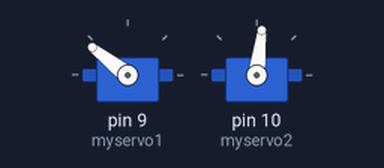
A sketch run on a simulated Arduino Uno, built with avr-gcc and run on an emulated ATmega328P. Parts: 2 × servo.

Above: at 1.05 s.
At 1.85 s:
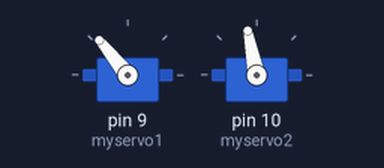
At 2.7 s:
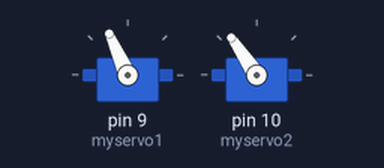
At 4.4 s:
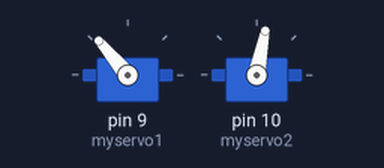
Timing chart, 0 to 9.5 s (numbered marks = the images above):
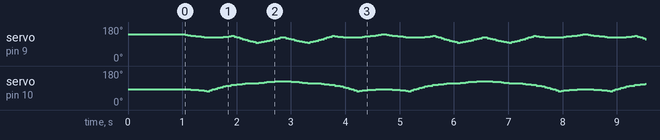

The sketch:

Arm_M.ino
```cpp
#include <Servo.h>

Servo myservo1;
Servo myservo2;

//actual vals of theta1 and theta2 generated from python code sent earlier
//float theta1[] = {142.1334866855322, 139.73669409977163, 137.45740523729745, 135.29662477627494, 133.27132554277912, 131.38333618307448, 129.64841793714547, 128.0692066200934, 126.66026447954954, 125.42565816394077, 125.03059198753455, 124.94359461643165, 125.16265635416008, 125.66447931739472, 126.4590517197303, 127.53849779534114, 128.9160654477667, 130.574492984206, 132.52703473598436, 128.5385421916289, 124.5262598664413, 120.4941819395668, 116.46071680475302, 112.4402698194902, 108.4682649541196, 104.56985708712142, 100.77561350730954, 97.1152031633315, 99.22884902160092, 101.61728106211896, 104.28552029528007, 107.21516625307073, 110.40197300948003, 113.81340945398185, 117.43455420810025, 121.22000575476314, 125.14718840136695};
//float theta2[] = {82.97896900468992, 82.85936017651932, 82.50120468310081, 81.90261048228044, 81.0646206868111, 79.98242107636514, 78.65718635104008, 77.08014531277426, 75.25126171359248, 73.15588338293308, 78.07326221661008, 82.60067023233577, 86.77886462103744, 90.65059782316679, 94.23026724229999, 97.5258670309475, 100.53784990965893, 103.28303758760438, 105.75199655278858, 107.93917865741487, 109.83887824057139, 111.43399868229727, 112.73478609481947, 113.72213526932083, 114.39358628364572, 114.73187683609686, 114.75514522819066, 114.44873413137974, 116.68384303486606, 118.68930925080313, 120.46213755044744, 121.98501105626413, 123.2523344153446, 124.24907513842317, 124.96964429220553, 125.40430414677797, 125.55006099359476};

//straight line - check
// float theta1[]={142.0, 140.0, 137.0, 135.0, 133.0, 131.0, 130.0, 128.0, 127.0};
// float theta2[]={83.0, 83.0, 83.0, 82.0, 81.0, 80.0, 79.0, 77.0, 75.0};

//new values after rounding off -> values in nt1 and nt2 in python code
int theta1[] = {142, 140, 137, 135, 133, 131, 130, 128, 127, 125, 125, 125, 125, 126, 126, 128, 129, 131, 133, 129, 125, 120, 116, 112, 108, 105, 101, 97, 99, 102, 104, 107, 110, 114, 117, 121, 125};
int theta2[] = {83, 83, 83, 82, 81, 80, 79, 77, 75, 73, 78, 83, 87, 91, 94, 98, 101, 103, 106, 108, 110, 111, 113, 114, 114, 115, 115, 114, 117, 119, 120, 122, 123, 124, 125, 125, 126};

void setup() {
  //signal from arduino to servos
  myservo1.attach(9);
  myservo2.attach(10);
  //initializing from start point
  myservo1.write(142);
  myservo2.write(83);
  delay(1000);
}

void loop(){
  for(int i=0; i<37; i++){
    myservo1.write(theta1[i]);
    myservo2.write(theta2[i]);
    delay(50);
    }
  for(int i=36;i>=0;i--){
    myservo1.write(theta1[i]);
    myservo2.write(theta2[i]);
    delay(50);
  }
  //second loop for retracing M from last points
}
```
